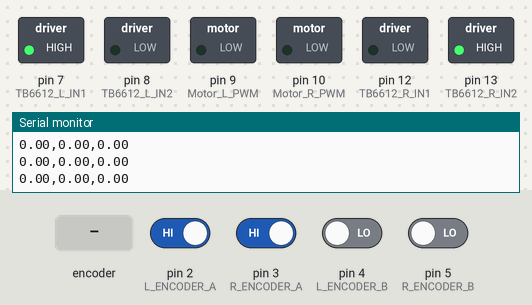
A sketch run on a simulated Arduino Uno, built with avr-gcc and run on an emulated ATmega328P. Shown: switched loads named in the sketch (green lamp = pin HIGH), the last lines printed to the serial monitor. The inputs (shaded band) are chosen by the test bench; at power-on: pin 2 (L_ENCODER_A), pin 3 (R_ENCODER_A) HIGH, pin 4 (L_ENCODER_B), pin 5 (R_ENCODER_B) LOW.

Above: at 1.2 s.
1.3 s: rotary encoder on pin 2 (L_ENCODER_A) / pin 4 (L_ENCODER_B) turned 1 step (first pin leading)
At 1.9 s:
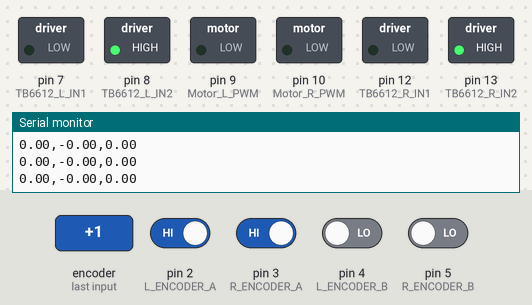
At 2.9 s:
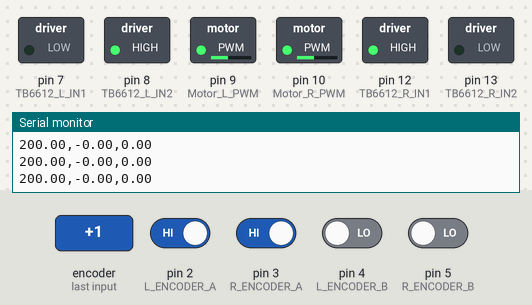
4.3 s: pin 3 (R_ENCODER_A) driven LOW
At 8.2 s:
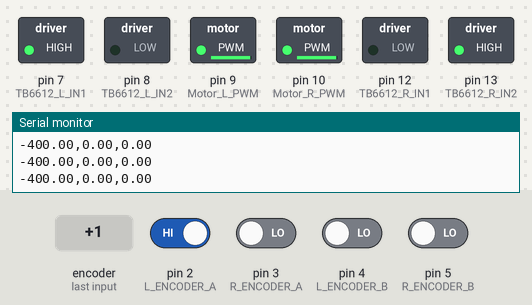
Timing chart, 0 to 9.7 s (numbered marks = the images above; inputs shaded):
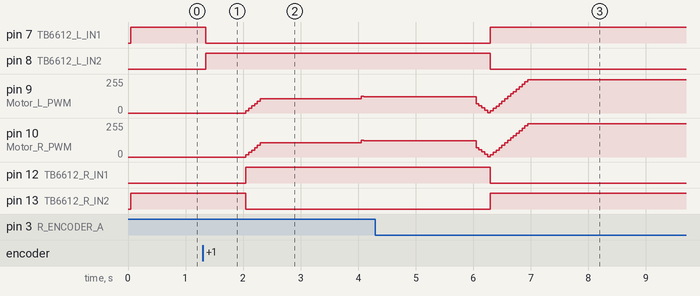

Measured:
- after the input at 1.3 s, pin 7 (TB6612_L_IN1): HIGH → LOW after 0.05 s instead of 0.75 s; pin 8 (TB6612_L_IN2): LOW → HIGH after 0.05 s instead of 0.75 s

The sketch:

Two_Encoder_Motor_PID_Control.ino
```cpp
// (licence header left out)
/*include----------------------------------------------------------------------*/
#include <MsTimer2.h>
/*define-----------------------------------------------------------------------*/
#define L_ENCODER_A 2                //左电机编码器A相引脚 下降沿捕获
#define L_ENCODER_B 4                //左编码器B相引脚

#define R_ENCODER_A 3                //右电机编码器A相引脚 下降沿捕获
#define R_ENCODER_B 5                //编码器B相引脚

#define TB6612_L_IN1 7
#define TB6612_L_IN2 8
#define Motor_L_PWM 9

#define TB6612_R_IN1 12
#define TB6612_R_IN2 13
#define Motor_R_PWM 10
/*variate----------------------------------------------------------------------*/
typedef struct
{
    float input;
    float output;
    float feedback;
    float k_p;
    float k_i;
    float k_d;
    float err_1;
    float err_2;
    float err_x;

    float out_max;
    float out_min;
    float err_x_max;
} PID;

volatile float motor_L = 0; //中断变量，子脉冲计数
volatile float motor_R = 0; //中断变量，子脉冲计数
int timecnt = 0; //50ms +1
int time_seconds = 0; // 1s +1
float V_L = 0; //临时存储速度变量
float V_R = 0; //临时存储速度变量
int Motor_L_dir = 0; //反馈的电机转动方向
int Motor_R_dir = 0; //反馈的电机转动方向
PID L_Motor_PID, R_Motor_PID; //PID结构体
/*statement--------------------------------------------------------------------*/
void Motor_PWM_Set(float L_PWM, float R_PWM);
void Motor_Init(void);
void PID_Init(void);
void PID_Cal(PID *pid);
void Read_Motor(void);
void Read_Motor_V(void);
void PID_Cal_Computer_Out(void);
void Motor_Test(void);
/*Function prototype Begin*****************************************************/


/***********************************************************
*@fuction	:setup
*@brief		:初始化
*@param		:--
*@return	:void
*@author	:CODBOT_Czq
*@date		:2023-07-27
***********************************************************/

void setup()
{
    Motor_Init();                    //电机端口初始化
    PID_Init();
    MsTimer2::set(50, PID_Cal_Computer_Out); // 50ms period
    MsTimer2::start();
    Serial.begin(9600);              //打开串口
}

/***********************************************************
*@fuction	:loop
*@brief		:主循环
*@param		:--
*@return	:void
*@author	:CODBOT_Czq
*@date		:2023-07-27
***********************************************************/

void loop()
{

    Motor_Test();
    Read_Motor_V();//读取脉冲计算速度ok

    Serial.print(L_Motor_PID.input);
    Serial.print(",");
    Serial.print(L_Motor_PID.feedback);
    Serial.print(",");
    Serial.println(R_Motor_PID.feedback); ;
}

/***********************************************************
*@fuction	:Motor_Test
*@brief		:测试电机
*@param		:--
*@return	:void
*@author	:CODBOT_Czq
*@date		:2023-07-27
***********************************************************/

void Motor_Test(void)
{
    if(time_seconds < 2)
    {
        L_Motor_PID.input = 0;
        R_Motor_PID.input = 0;
    }
    if(time_seconds >= 2 && time_seconds < 4)
    {
        L_Motor_PID.input = 200;
        R_Motor_PID.input = 200;
    }
    if(time_seconds >= 4 && time_seconds < 6)
    {
        L_Motor_PID.input = 400;
        R_Motor_PID.input = 400;
    }
    if(time_seconds >= 6 && time_seconds < 8)
    {
        L_Motor_PID.input = -200;
        R_Motor_PID.input = -200;
    }
    if(time_seconds >= 8 && time_seconds < 10)
    {
        L_Motor_PID.input = -400;
        R_Motor_PID.input = -400;
    }
    if(time_seconds >= 10)
    {
        time_seconds = 0;
    }
}

/***********************************************************
*@fuction	:PID_Cal_Computer_Out
*@brief		:速度环计算并输出PWM
*@param		:--
*@return	:void
*@author	:CODBOT_Czq
*@date		:2023-07-27
***********************************************************/

void PID_Cal_Computer_Out(void)
{
    PID_Cal(&L_Motor_PID);
    PID_Cal(&R_Motor_PID);
    Motor_PWM_Set(L_Motor_PID.output, R_Motor_PID.output);
    timecnt++;
    if(timecnt == 20)
    {
        time_seconds++;
        timecnt = 0;
    }
}

/***********************************************************
*@fuction	:Motor_PWM_Set
*@brief		:输出PWM 控制电机正反转
*@param		:--
*@return	:void
*@author	:CODBOT_Czq
*@date		:2023-07-27
***********************************************************/

void Motor_PWM_Set(float L_PWM, float R_PWM)
{

    if(L_PWM > 0)
    {
        digitalWrite(TB6612_L_IN1, LOW);
        digitalWrite(TB6612_L_IN2, HIGH);
        analogWrite(Motor_L_PWM, L_PWM);
    }
    else
    {
        digitalWrite(TB6612_L_IN1, HIGH);
        digitalWrite(TB6612_L_IN2, LOW);
        analogWrite(Motor_L_PWM, -1 * L_PWM);
    }

    if(R_PWM > 0)
    {
        digitalWrite(TB6612_R_IN1, HIGH);
        digitalWrite(TB6612_R_IN2, LOW);
        analogWrite(Motor_R_PWM, R_PWM);
    }
    else
    {
        digitalWrite(TB6612_R_IN1, LOW);
        digitalWrite(TB6612_R_IN2, HIGH);
        analogWrite(Motor_R_PWM, -1 * R_PWM);
    }
}


/***********************************************************
*@fuction	:Motor_Init
*@brief		:电机控制引脚初始化
*@param		:--
*@return	:void
*@author	:CODBOT_Czq
*@date		:2023-07-27
***********************************************************/

void Motor_Init(void)
{
    pinMode(L_ENCODER_A, INPUT); //左轮编码器A引脚，设置为输入模式
    pinMode(L_ENCODER_B, INPUT); //左轮编码器B引脚，设置为输入模式
    pinMode(R_ENCODER_A, INPUT); //右轮编码器A引脚，设置为输入模式
    pinMode(R_ENCODER_B, INPUT); //右轮编码器B引脚，设置为输入模式

    pinMode(TB6612_L_IN1, OUTPUT); //设置两个驱动引脚为输出模式
    pinMode(TB6612_L_IN2, OUTPUT); //
    pinMode(TB6612_R_IN1, OUTPUT); //设置两个驱动引脚为输出模式
    pinMode(TB6612_R_IN2, OUTPUT); //

    pinMode(Motor_L_PWM, OUTPUT);  //设置使能引脚为输出模式
    pinMode(Motor_R_PWM, OUTPUT);  //设置使能引脚为输出模式

    //驱动芯片控制引脚全部拉低
    digitalWrite(TB6612_L_IN1, LOW);
    digitalWrite(TB6612_L_IN2, LOW);
    digitalWrite(Motor_L_PWM, LOW);
    digitalWrite(TB6612_R_IN1, LOW);
    digitalWrite(TB6612_R_IN2, LOW);
    digitalWrite(Motor_R_PWM, LOW);
}

/***********************************************************
*@fuction	:PID_Init
*@brief		:PID参数
*@param		:--
*@return	:void
*@author	:CODBOT_Czq
*@date		:2023-07-27
***********************************************************/

void PID_Init(void)
{
    L_Motor_PID.k_p = 0.08;
    L_Motor_PID.k_i = 0.091;
    L_Motor_PID.k_d = 0.01;
    L_Motor_PID.out_max = 250;
    L_Motor_PID.out_min = -250;
    L_Motor_PID.input = 0;
    L_Motor_PID.err_x_max = 1000;

    R_Motor_PID.k_p = 0.08;
    R_Motor_PID.k_i = 0.091;
    R_Motor_PID.k_d = 0.01;
    R_Motor_PID.out_max = 250;
    R_Motor_PID.out_min = -250;
    R_Motor_PID.input = 0;
    R_Motor_PID.err_x_max = 1000;

}

/***********************************************************
*@fuction	:PID_Cal
*@brief		:PID增量式
*@param		:--
*@return	:void
*@author	:CODBOT_Czq
*@date		:2023-06-14
***********************************************************/

void PID_Cal(PID *pid)
{
    float p, i, d;

    pid->err_2 = pid->err_1;
    pid->err_1 = pid->input - pid->feedback;

    p = pid->k_p * pid->err_1;
    i = pid->k_i * pid->err_x;
    d = pid->k_d * (pid->err_1 - pid->err_2);
    pid->err_x += pid->err_1;
    pid->output = p + i + d;

    if(pid->output > pid->out_max)      pid->output = pid->out_max;
    if(pid->output < pid->out_min)      pid->output = pid->out_min;
    if(pid->err_x > pid->err_x_max)     pid->err_x = pid->err_x_max;
}


/***********************************************************
*@fuction	:Read_Motor_L
*@brief		:数脉冲（带方向）
*@param		:--
*@return	:void
*@author	:CODBOT_Czq
*@date		:2023-07-27
***********************************************************/

void Read_Motor_L(void)
{
    Motor_L_dir = digitalRead(L_ENCODER_B);
    if(Motor_L_dir == 1)
    {
        motor_L++;
    }
    else
    {
        motor_L--;
    }
}
void Read_Motor_R(void)
{
    Motor_R_dir = digitalRead(R_ENCODER_B);
    if(Motor_R_dir == 1)
    {
        motor_R++;
    }
    else
    {
        motor_R--;
    }
}


/***********************************************************
*@fuction	:Read_Motor_V
*@brief		:下降沿捕获中断 并计算速度
*@param		:--
*@return	:void
*@author	:CODBOT_Czq
*@date		:2023-07-27
***********************************************************/

void Read_Motor_V(void)
{
    static float L_Speed = 0, R_Speed = 0;
    float speed_k = 0.3;
    L_Speed = L_Motor_PID.feedback;
    R_Speed = R_Motor_PID.feedback;
    unsigned long nowtime = 0;
    motor_L = 0;
    motor_R = 0;
    nowtime = millis() + 50; //读50毫秒
    attachInterrupt(digitalPinToInterrupt(L_ENCODER_A), Read_Motor_L, FALLING);
    attachInterrupt(digitalPinToInterrupt(R_ENCODER_A), Read_Motor_R, FALLING);
    while(millis() < nowtime); //达到50毫秒关闭中断ok
    detachInterrupt(digitalPinToInterrupt(L_ENCODER_A));//左轮脉冲关中断计数ok
    detachInterrupt(digitalPinToInterrupt(R_ENCODER_A));//左轮脉冲关中断计数ok
    V_L = ((motor_L / 330) * 24 * 2 * PI) * 20; //单位mm/s ok // 20=1/(50ms) 24: Radius 330=11*30
    V_R = ((motor_R / 330) * 48 * PI) * 20; //单位mm/s ok
    L_Motor_PID.feedback = (1 - speed_k) * V_L + speed_k * L_Speed;
    R_Motor_PID.feedback = -1 * (1 - speed_k) * V_R + speed_k * R_Speed;
}


/*Function prototype End*******************************************************/
```
